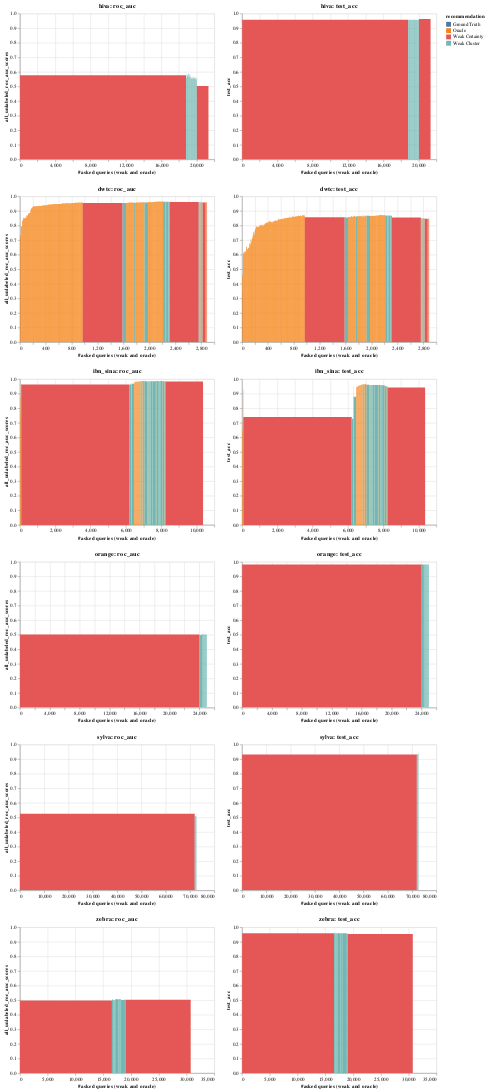

Here is the notebook cell this chart was saved with:
### Code cell
pre_fetch_data(18)
visualise_top_n(18)
